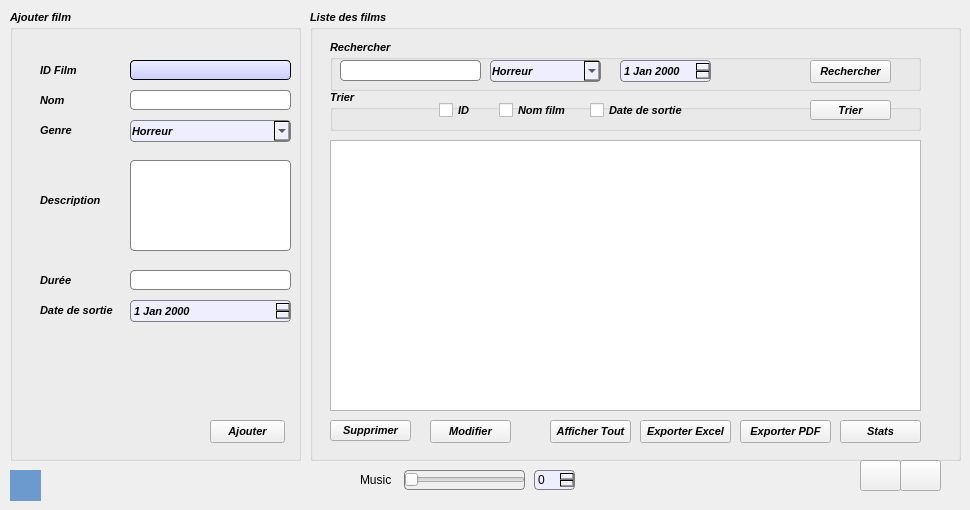
      <widget class="QWidget" name="Film">
       <property name="styleSheet">
        <string notr="true"/>
       </property>
       <attribute name="title">
        <string>Film</string>
       </attribute>
       <widget class="QGroupBox" name="groupBox_ajoutF">
        <property name="geometry">
         <rect>
          <x>10</x>
          <y>10</y>
          <width>291</width>
          <height>451</height>
         </rect>
        </property>
        <property name="font">
         <font>
          <pointsize>8</pointsize>
          <weight>75</weight>
          <italic>true</italic>
          <bold>true</bold>
         </font>
        </property>
        <property name="styleSheet">
         <string notr="true">QGroupBox {
 background-color: qlineargradient(x1: 0, y1: 0, x2: 0, y2: 1,
                                   stop: 0 #88D1C7, stop: 1 #FFFFFF);
 border: 2px solid lightblue;
 border-radius: 5px;
 margin-top: 1ex; /* leave space at the top for the title */
}font: 75 8pt &quot;MS Shell Dlg 2&quot;;
</string>
        </property>
        <property name="title">
         <string>Ajouter film</string>
        </property>
        <widget class="QLabel" name="label_id">
         <property name="geometry">
          <rect>
           <x>30</x>
           <y>50</y>
           <width>47</width>
           <height>21</height>
          </rect>
         </property>
         <property name="styleSheet">
          <string notr="true">font: 75 9pt &quot;MS Shell Dlg 2&quot;;</string>
         </property>
         <property name="text">
          <string>ID Film</string>
         </property>
        </widget>
        <widget class="QLabel" name="label_nom">
         <property name="geometry">
          <rect>
           <x>30</x>
           <y>80</y>
           <width>71</width>
           <height>21</height>
          </rect>
         </property>
         <property name="styleSheet">
          <string notr="true">font: 75 9pt &quot;MS Shell Dlg 2&quot;;</string>
         </property>
         <property name="text">
          <string>Nom</string>
         </property>
        </widget>
        <widget class="QLabel" name="label_genre">
         <property name="geometry">
          <rect>
           <x>30</x>
           <y>110</y>
           <width>47</width>
           <height>21</height>
          </rect>
         </property>
         <property name="styleSheet">
          <string notr="true">font: 75 9pt &quot;MS Shell Dlg 2&quot;;</string>
         </property>
         <property name="text">
          <string>Genre</string>
         </property>
        </widget>
        <widget class="QLabel" name="label_duree">
         <property name="geometry">
          <rect>
           <x>30</x>
           <y>260</y>
           <width>47</width>
           <height>21</height>
          </rect>
         </property>
         <property name="styleSheet">
          <string notr="true">font: 75 9pt &quot;MS Shell Dlg 2&quot;;</string>
         </property>
         <property name="text">
          <string>Durée</string>
         </property>
        </widget>
        <widget class="QLabel" name="label_datesortie">
         <property name="geometry">
          <rect>
           <x>30</x>
           <y>290</y>
           <width>81</width>
           <height>21</height>
          </rect>
         </property>
         <property name="styleSheet">
          <string notr="true">font: 75 9pt &quot;MS Shell Dlg 2&quot;;</string>
         </property>
         <property name="text">
          <string>Date de sortie</string>
         </property>
        </widget>
        <widget class="QLineEdit" name="lineEdit_id">
         <property name="geometry">
          <rect>
           <x>120</x>
           <y>50</y>
           <width>161</width>
           <height>20</height>
          </rect>
         </property>
         <property name="styleSheet">
          <string notr="true">QLineEdit {
 
    background-color:QLinearGradient(x1: 0, y1: 0, x2: 0, y2: 1, stop: 0 #eef, stop: 1 #ccf);
padding: 1px;
border-style: solid;
border: 1px solid black;
border-radius: 4px;

}</string>
         </property>
         <property name="text">
          <string/>
         </property>
        </widget>
        <widget class="QLineEdit" name="lineEdit_nom">
         <property name="geometry">
          <rect>
           <x>120</x>
           <y>80</y>
           <width>161</width>
           <height>20</height>
          </rect>
         </property>
         <property name="styleSheet">
          <string notr="true">QLineEdit {
padding: 1px;
border-style: solid;
border: 1px solid grey;
border-radius: 4px;
background-color:white;
}</string>
         </property>
        </widget>
        <widget class="QDateEdit" name="dateEdit_ds">
         <property name="geometry">
          <rect>
           <x>120</x>
           <y>290</y>
           <width>161</width>
           <height>22</height>
          </rect>
         </property>
         <property name="styleSheet">
          <string notr="true">
    background-color:QLinearGradient(x1: 0, y1: 0, x1: 0, y0: 1, stop: 0 #eef, stop: 1 #ccf);
padding: 1px;
border-style: solid;
border: 1px solid grey;
border-radius: 4px;
</string>
         </property>
        </widget>
        <widget class="QPushButton" name="ajouter">
         <property name="geometry">
          <rect>
           <x>200</x>
           <y>410</y>
           <width>75</width>
           <height>23</height>
          </rect>
         </property>
         <property name="styleSheet">
          <string notr="true">QPushButton:pressed {
       background-color: qlineargradient(spread:pad, x1:0, y1:0, x2:0, y2:1,   stop:0 rgba(60, 186, 162, 255), stop:1 rgba(98, 211, 162, 255))
}
QPushButton:hover:!pressed{ color: #035381}

QPushButton:disabled {
       background-color: rgb(170, 170, 127)
}</string>
         </property>
         <property name="text">
          <string>Ajouter</string>
         </property>
        </widget>
        <widget class="QLabel" name="label_descrip">
         <property name="geometry">
          <rect>
           <x>30</x>
           <y>160</y>
           <width>61</width>
           <height>61</height>
          </rect>
         </property>
         <property name="styleSheet">
          <string notr="true">font: 75 9pt &quot;MS Shell Dlg 2&quot;;</string>
         </property>
         <property name="text">
          <string>Description</string>
         </property>
        </widget>
        <widget class="QLineEdit" name="lineEdit_duree">
         <property name="geometry">
          <rect>
           <x>120</x>
           <y>260</y>
           <width>161</width>
           <height>20</height>
          </rect>
         </property>
         <property name="font">
          <font>
           <family>Yu Gothic UI Light</family>
          </font>
         </property>
         <property name="styleSheet">
          <string notr="true">QLineEdit {
padding: 1px;
border-style: solid;
border: 1px solid grey;
border-radius: 4px;
background:white;

}</string>
         </property>
         <property name="text">
          <string/>
         </property>
        </widget>
        <widget class="QTextEdit" name="textEdit_description">
         <property name="geometry">
          <rect>
           <x>120</x>
           <y>150</y>
           <width>161</width>
           <height>91</height>
          </rect>
         </property>
         <property name="styleSheet">
          <string notr="true">
padding: 1px;
border-style: solid;
border: 1px solid grey;
border-radius: 4px;
background:white;
</string>
         </property>
        </widget>
        <widget class="QComboBox" name="comboBox_genre">
         <property name="geometry">
          <rect>
           <x>120</x>
           <y>110</y>
           <width>161</width>
           <height>22</height>
          </rect>
         </property>
         <property name="styleSheet">
          <string notr="true">
    background-color:QLinearGradient(x1: 0, y1: 0, x1: 0, y0: 1, stop: 0 #eef, stop: 1 #ccf);
padding: 1px;
border-style: solid;
border: 1px solid grey;
border-radius: 4px;</string>
         </property>
         <item>
          <property name="text">
           <string>Horreur</string>
          </property>
         </item>
         <item>
          <property name="text">
           <string>Disney</string>
          </property>
         </item>
         <item>
          <property name="text">
           <string>Comedie</string>
          </property>
         </item>
         <item>
          <property name="text">
           <string>Drama</string>
          </property>
         </item>
         <item>
          <property name="text">
           <string>Action</string>
          </property>
         </item>
         <item>
          <property name="text">
           <string>Aventure</string>
          </property>
         </item>
         <item>
          <property name="text">
           <string>Science-Fiction</string>
          </property>
         </item>
         <item>
          <property name="text">
           <string>Fantasie</string>
          </property>
         </item>
         <item>
          <property name="text">
           <string>Historique</string>
          </property>
         </item>
        </widget>
       </widget>
       <widget class="QGroupBox" name="groupBox_listeF">
        <property name="geometry">
         <rect>
          <x>310</x>
          <y>10</y>
          <width>651</width>
          <height>451</height>
         </rect>
        </property>
        <property name="font">
         <font>
          <pointsize>8</pointsize>
          <weight>75</weight>
          <italic>true</italic>
          <bold>true</bold>
         </font>
        </property>
        <property name="styleSheet">
         <string notr="true">QGroupBox {
 background-color: qlineargradient(x1: 0, y1: 0, x2: 0, y2: 1,
                                   stop: 0 #88D1C7, stop: 1 #FFFFFF);
 border: 2px solid lightblue;
 border-radius: 5px;
 margin-top: 1ex; /* leave space at the top for the title */
}font: 75 8pt &quot;MS Shell Dlg 2&quot;;</string>
        </property>
        <property name="title">
         <string>Liste des films</string>
        </property>
        <widget class="QPushButton" name="pushButton_pdfFilms">
         <property name="geometry">
          <rect>
           <x>430</x>
           <y>410</y>
           <width>91</width>
           <height>23</height>
          </rect>
         </property>
         <property name="styleSheet">
          <string notr="true">QPushButton:pressed {
       background-color: qlineargradient(spread:pad, x1:0, y1:0, x2:0, y2:1,   stop:0 rgba(12, 142, 134), stop:1 rgba(57, 179, 171))
}
QPushButton:hover:!pressed{ color: #339999}

QPushButton:disabled {
       background-color: rgb(170, 170, 127)
}</string>
         </property>
         <property name="text">
          <string>Exporter PDF</string>
         </property>
        </widget>
        <widget class="QTableView" name="tableView_films">
         <property name="geometry">
          <rect>
           <x>20</x>
           <y>130</y>
           <width>591</width>
           <height>271</height>
          </rect>
         </property>
         <property name="styleSheet">
          <string notr="true">background:white;

QTableView::indicator:unchecked {
    background-color: #d7d6d5
}
 QTableView {
     selection-background-color: qlineargradient(x1: 0, y1: 0, x2: 0.5, y2: 0.5,
                                 stop: 0 #A251C0, stop: 1 lightgrey);
 }</string>
         </property>
        </widget>
        <widget class="QPushButton" name="pushButton_suppFilm">
         <property name="geometry">
          <rect>
           <x>20</x>
           <y>410</y>
           <width>81</width>
           <height>21</height>
          </rect>
         </property>
         <property name="styleSheet">
          <string notr="true">
QPushButton:pressed {
       background-color: qlineargradient(spread:pad, x1:0, y1:0, x2:0, y2:1,   stop:0 rgba(250, 65, 65), stop:1 rgba(240, 55, 79));
}
QPushButton:hover:!pressed{ color: red}

QPushButton:disabled {
       background-color: rgb(170, 170, 127);
}</string>
         </property>
         <property name="text">
          <string>Supprimer</string>
         </property>
        </widget>
        <widget class="QGroupBox" name="groupBox_rechF">
         <property name="geometry">
          <rect>
           <x>20</x>
           <y>30</y>
           <width>591</width>
           <height>51</height>
          </rect>
         </property>
         <property name="font">
          <font>
           <italic>true</italic>
          </font>
         </property>
         <property name="title">
          <string>Rechercher</string>
         </property>
         <widget class="QLineEdit" name="lineEdit_rechnom">
          <property name="geometry">
           <rect>
            <x>10</x>
            <y>20</y>
            <width>141</width>
            <height>21</height>
           </rect>
          </property>
          <property name="font">
           <font>
            <family>Yu Gothic UI Light</family>
           </font>
          </property>
          <property name="styleSheet">
           <string notr="true">QLineEdit {
padding: 1px;
border-style: solid;
border: 1px solid grey;
background:white;
border-radius: 4px;
}</string>
          </property>
          <property name="text">
           <string/>
          </property>
         </widget>
         <widget class="QDateEdit" name="dateEdit_rech">
          <property name="geometry">
           <rect>
            <x>290</x>
            <y>20</y>
            <width>91</width>
            <height>22</height>
           </rect>
          </property>
          <property name="styleSheet">
           <string notr="true">    background-color:QLinearGradient(x1: 0, y1: 0, x1: 0, y0: 1, stop: 0 #eef, stop: 1 #ccf);
padding: 1px;
border-style: solid;
border: 1px solid grey;
border-radius: 4px;
</string>
          </property>
         </widget>
         <widget class="QPushButton" name="pushButton">
          <property name="geometry">
           <rect>
            <x>480</x>
            <y>20</y>
            <width>81</width>
            <height>23</height>
           </rect>
          </property>
          <property name="styleSheet">
           <string notr="true">QPushButton:pressed {
       background-color: qlineargradient(spread:pad, x1:0, y1:0, x2:0, y2:1,   stop:0 rgba(208, 137, 233), stop:1 rgba(201, 71, 249))
}
QPushButton:hover:!pressed{ color: purple}

QPushButton:disabled {
       background-color: rgb(170, 170, 127)
}</string>
          </property>
          <property name="text">
           <string>Rechercher</string>
          </property>
         </widget>
         <widget class="QComboBox" name="comboBox_rechF">
          <property name="geometry">
           <rect>
            <x>160</x>
            <y>20</y>
            <width>111</width>
            <height>22</height>
           </rect>
          </property>
          <property name="styleSheet">
           <string notr="true">background-color:QLinearGradient(x1: 0, y1: 0, x1: 0, y0: 1, stop: 0 #eef, stop: 1 #ccf);
padding: 1px;
border-style: solid;
border: 1px solid grey;
border-radius: 4px;</string>
          </property>
          <item>
           <property name="text">
            <string>Horreur</string>
           </property>
          </item>
          <item>
           <property name="text">
            <string>Disney</string>
           </property>
          </item>
          <item>
           <property name="text">
            <string>Comedie</string>
           </property>
          </item>
          <item>
           <property name="text">
            <string>Drama</string>
           </property>
          </item>
          <item>
           <property name="text">
            <string>Action</string>
           </property>
          </item>
          <item>
           <property name="text">
            <string>Aventure</string>
           </property>
          </item>
          <item>
           <property name="text">
            <string>Science-Fiction</string>
           </property>
          </item>
          <item>
           <property name="text">
            <string>Fantasie</string>
           </property>
          </item>
          <item>
           <property name="text">
            <string>Historique</string>
           </property>
          </item>
         </widget>
        </widget>
        <widget class="QPushButton" name="pushButton_update">
         <property name="geometry">
          <rect>
           <x>120</x>
           <y>410</y>
           <width>81</width>
           <height>23</height>
          </rect>
         </property>
         <property name="styleSheet">
          <string notr="true">QPushButton:pressed {
       background-color: qlineargradient(spread:pad, x1:0, y1:0, x2:0, y2:1,   stop:0 rgba(255, 135, 55), stop:1 rgba(255, 160, 96))
}
QPushButton:hover:!pressed{ color: orange}

QPushButton:disabled {
       background-color: rgb(170, 170, 127)
}</string>
         </property>
         <property name="text">
          <string>Modifier</string>
         </property>
        </widget>
        <widget class="QGroupBox" name="groupBox_triF">
         <property name="geometry">
          <rect>
           <x>20</x>
           <y>80</y>
           <width>591</width>
           <height>41</height>
          </rect>
         </property>
         <property name="font">
          <font>
           <italic>true</italic>
          </font>
         </property>
         <property name="title">
          <string>Trier</string>
         </property>
         <widget class="QPushButton" name="pushButton_tri">
          <property name="geometry">
           <rect>
            <x>480</x>
            <y>10</y>
            <width>81</width>
            <height>20</height>
           </rect>
          </property>
          <property name="styleSheet">
           <string notr="true">QPushButton:pressed {
       background-color: qlineargradient(spread:pad, x1:0, y1:0, x2:0, y2:1,   stop:0 rgba(68, 185, 119), stop:1 rgba(102, 206, 147))
}
QPushButton:hover:!pressed{ color: green}

QPushButton:disabled {
       background-color: rgb(170, 170, 127)
}</string>
          </property>
          <property name="text">
           <string>Trier</string>
          </property>
         </widget>
         <widget class="QCheckBox" name="checkBox_idTri">
          <property name="geometry">
           <rect>
            <x>109</x>
            <y>10</y>
            <width>81</width>
            <height>21</height>
           </rect>
          </property>
          <property name="text">
           <string>ID</string>
          </property>
         </widget>
         <widget class="QCheckBox" name="checkBox_dateTri">
          <property name="geometry">
           <rect>
            <x>260</x>
            <y>10</y>
            <width>111</width>
            <height>21</height>
           </rect>
          </property>
          <property name="text">
           <string>Date de sortie</string>
          </property>
         </widget>
         <widget class="QCheckBox" name="checkBox_nomTri">
          <property name="geometry">
           <rect>
            <x>169</x>
            <y>10</y>
            <width>91</width>
            <height>21</height>
           </rect>
          </property>
          <property name="text">
           <string>Nom film</string>
          </property>
         </widget>
        </widget>
        <widget class="QPushButton" name="pushButton_2">
         <property name="geometry">
          <rect>
           <x>330</x>
           <y>410</y>
           <width>91</width>
           <height>23</height>
          </rect>
         </property>
         <property name="styleSheet">
          <string notr="true">QPushButton:pressed {
       background-color: qlineargradient(spread:pad, x1:0, y1:0, x2:0, y2:1,   stop:0 rgba(12, 142, 134), stop:1 rgba(57, 179, 171))
}
QPushButton:hover:!pressed{ color: #339999}

QPushButton:disabled {
       background-color: rgb(170, 170, 127)
}</string>
         </property>
         <property name="text">
          <string>Exporter Excel</string>
         </property>
        </widget>
        <widget class="QPushButton" name="pushButton_afficherF">
         <property name="geometry">
          <rect>
           <x>240</x>
           <y>410</y>
           <width>81</width>
           <height>23</height>
          </rect>
         </property>
         <property name="styleSheet">
          <string notr="true">QPushButton:pressed {
       background-color: qlineargradient(spread:pad, x1:0, y1:0, x2:0, y2:1,   stop:0 rgba(225, 255, 129), stop:1 rgba(213, 255, 75))
}
QPushButton:hover:!pressed{ color: #C0F60C}

QPushButton:disabled {
       background-color: rgb(170, 170, 127)
}</string>
         </property>
         <property name="text">
          <string>Afficher Tout</string>
         </property>
        </widget>
        <widget class="QPushButton" name="statsFilms">
         <property name="geometry">
          <rect>
           <x>530</x>
           <y>410</y>
           <width>81</width>
           <height>23</height>
          </rect>
         </property>
         <property name="styleSheet">
          <string notr="true">QPushButton:pressed {
       background-color: qlineargradient(spread:pad, x1:0, y1:0, x2:0, y2:1,   stop:0 rgba(12, 142, 134), stop:1 rgba(57, 179, 171))
}
QPushButton:hover:!pressed{ color: #339999}

QPushButton:disabled {
       background-color: rgb(170, 170, 127)
}</string>
         </property>
         <property name="text">
          <string>Stats</string>
         </property>
        </widget>
        <zorder>groupBox_triF</zorder>
        <zorder>groupBox_rechF</zorder>
        <zorder>pushButton_pdfFilms</zorder>
        <zorder>tableView_films</zorder>
        <zorder>pushButton_suppFilm</zorder>
        <zorder>pushButton_update</zorder>
        <zorder>pushButton_2</zorder>
        <zorder>pushButton_afficherF</zorder>
        <zorder>statsFilms</zorder>
       </widget>
       <widget class="QSpinBox" name="spinBox">
        <property name="geometry">
         <rect>
          <x>534</x>
          <y>470</y>
          <width>41</width>
          <height>20</height>
         </rect>
        </property>
        <property name="styleSheet">
         <string notr="true">
    background-color:QLinearGradient(x1: 0, y1: 0, x1: 0, y0: 1, stop: 0 #eef, stop: 1 #ccf);
padding: 1px;
border-style: solid;
border: 1px solid grey;
border-radius: 4px;
</string>
        </property>
       </widget>
       <widget class="QSlider" name="horizontalSlider">
        <property name="geometry">
         <rect>
          <x>404</x>
          <y>470</y>
          <width>121</width>
          <height>20</height>
         </rect>
        </property>
        <property name="styleSheet">
         <string notr="true">
padding: 1px;
border-style: solid;
border: 1px solid grey;
border-radius: 4px;
</string>
        </property>
        <property name="orientation">
         <enum>Qt::Horizontal</enum>
        </property>
       </widget>
       <widget class="QLabel" name="label_3">
        <property name="geometry">
         <rect>
          <x>360</x>
          <y>470</y>
          <width>41</width>
          <height>20</height>
         </rect>
        </property>
        <property name="styleSheet">
         <string notr="true">font: 75 10pt &quot;MS Shell Dlg 2&quot;;</string>
        </property>
        <property name="text">
         <string>Music</string>
        </property>
       </widget>
       <widget class="QPushButton" name="daymode">
        <property name="geometry">
         <rect>
          <x>860</x>
          <y>460</y>
          <width>41</width>
          <height>31</height>
         </rect>
        </property>
        <property name="text">
         <string/>
        </property>
        <property name="icon">
         <iconset resource="resource.qrc">
          <normaloff>:/rsc/img/day mode.jpg</normaloff>:/rsc/img/day mode.jpg</iconset>
        </property>
        <property name="iconSize">
         <size>
          <width>70</width>
          <height>38</height>
         </size>
        </property>
       </widget>
       <widget class="QToolButton" name="returnPROG">
        <property name="geometry">
         <rect>
          <x>10</x>
          <y>470</y>
          <width>31</width>
          <height>31</height>
         </rect>
        </property>
        <property name="styleSheet">
         <string notr="true">QToolButton
{
background:#6C9ACE;
border-radius:64px;
}</string>
        </property>
        <property name="text">
         <string/>
        </property>
        <property name="icon">
         <iconset resource="resource.qrc">
          <normaloff>:/rsc/img/return.png</normaloff>:/rsc/img/return.png</iconset>
        </property>
        <property name="iconSize">
         <size>
          <width>60</width>
          <height>60</height>
         </size>
        </property>
       </widget>
       <widget class="QPushButton" name="nightmode">
        <property name="geometry">
         <rect>
          <x>900</x>
          <y>460</y>
          <width>41</width>
          <height>31</height>
         </rect>
        </property>
        <property name="text">
         <string/>
        </property>
        <property name="icon">
         <iconset resource="resource.qrc">
          <normaloff>:/rsc/img/night mode.jpg</normaloff>:/rsc/img/night mode.jpg</iconset>
        </property>
        <property name="iconSize">
         <size>
          <width>70</width>
          <height>38</height>
         </size>
        </property>
       </widget>
       <zorder>label_3</zorder>
       <zorder>groupBox_ajoutF</zorder>
       <zorder>groupBox_listeF</zorder>
       <zorder>spinBox</zorder>
       <zorder>horizontalSlider</zorder>
       <zorder>daymode</zorder>
       <zorder>returnPROG</zorder>
       <zorder>nightmode</zorder>
      </widget>
